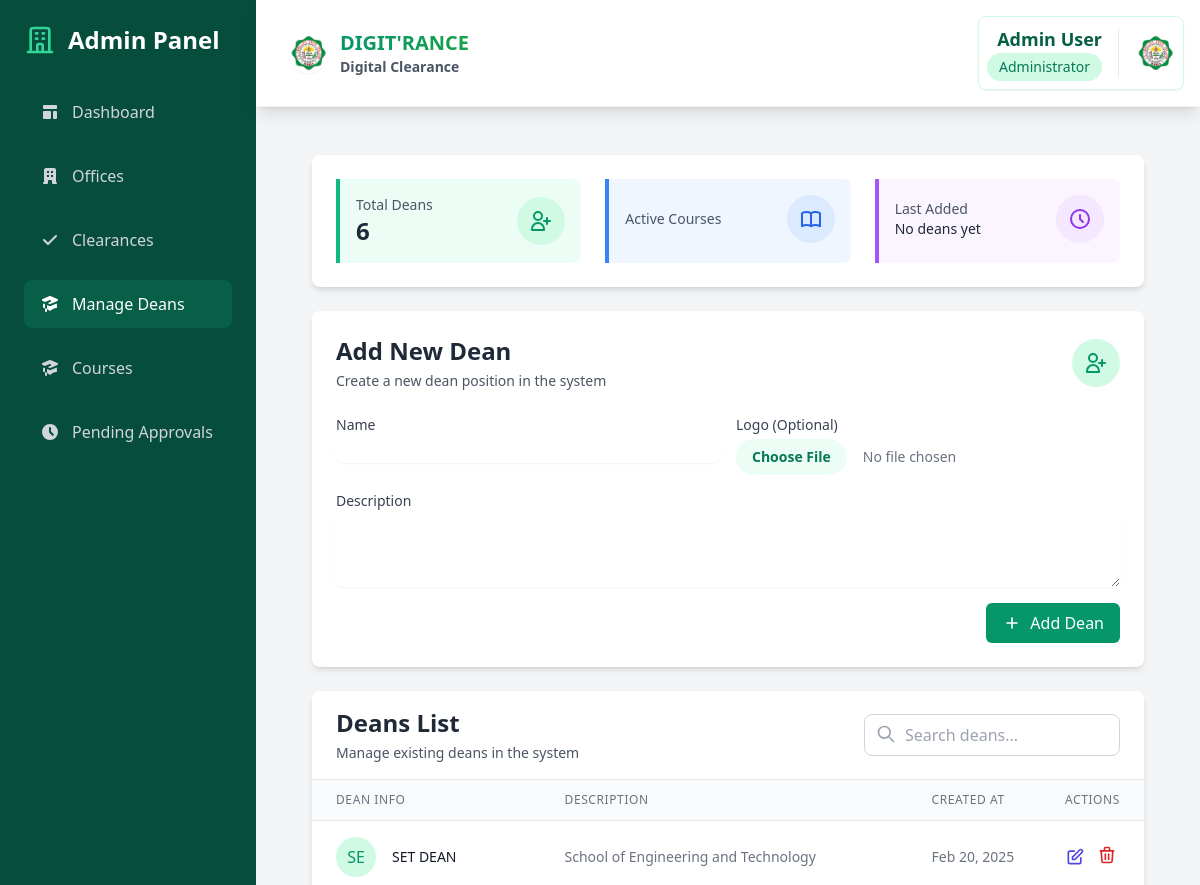
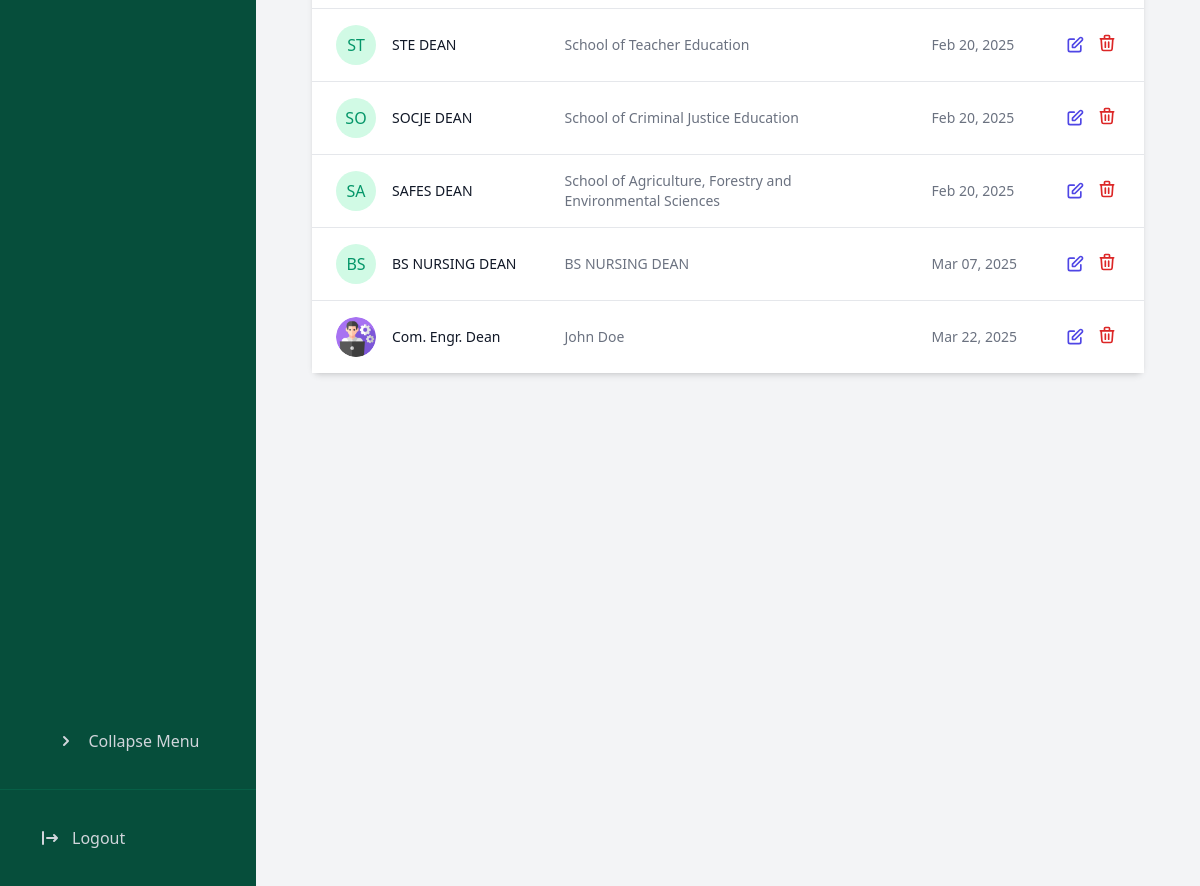
/dashboard/admin/deans/ (signed in), run on the app's committed database (2 pictures, top to bottom).
### core/models.py (models this page shows, shortened)
class UserProfile(models.Model):
    user = models.OneToOneField(User, on_delete=models.CASCADE)
    profile_picture = models.ImageField(upload_to='admin_profiles/', null=True, blank=True)
    def get_profile_picture_url(self):
        return self.profile_picture.url if self.profile_picture else static('img/default-profile.png')

class Dean(models.Model):
    name = models.CharField(max_length=100, unique=True)
    logo = models.ImageField(upload_to='dean_logos/', blank=True, null=True)
    description = models.TextField(blank=True, null=True)
    created_at = models.DateTimeField(auto_now_add=True)

### core/views.py (the view, shortened to what this page needs)
# urls.py: path('dashboard/admin/deans/', views.admin_deans, name='admin_deans'),
@login_required
@user_passes_test(lambda u: u.is_superuser)
def admin_deans(request):
    return render(request, 'admin/deans.html', {'deans': Dean.objects.all()})

### templates/admin/deans.html (shortened to what this page needs)
{% extends 'admin/base_admin.html' %}
{% block admin_content %}
<div class="space-y-6">
    <div class="bg-white rounded-lg shadow-md p-6">
        <div class="grid grid-cols-1 md:grid-cols-3 gap-6">
            <div class="border-l-4 border-emerald-500 bg-emerald-50 p-4 rounded-r-lg">
                <div class="flex items-center justify-between">
                    <div>
                        <p class="text-sm text-gray-600">Total Deans</p>
                        <h3 class="text-2xl font-bold text-gray-800">{{ deans.count }}</h3>
                    </div>
                    <div class="p-3 bg-emerald-100 rounded-full">
                        <svg class="w-6 h-6 text-emerald-600" fill="none" stroke="currentColor" viewBox="0 0 24 24">
                            <path stroke-linecap="round" stroke-linejoin="round" stroke-width="2" d="M18 9v3m0 0v3m0-3h3m-3 0h-3m-2-5a4 4 0 11-8 0 4 4 0 018 0zM3 20a6 6 0 0112 0v1H3v-1z" />
                        </svg>
                    </div>
                </div>
            </div>
            <div class="border-l-4 border-blue-500 bg-blue-50 p-4 rounded-r-lg">
                <div class="flex items-center justify-between">
                    <div>
                        <p class="text-sm text-gray-600">Active Courses</p>
                    </div>
                    <div class="p-3 bg-blue-100 rounded-full">
                    </div>
                </div>
            </div>
            <div class="border-l-4 border-purple-500 bg-purple-50 p-4 rounded-r-lg">
                <div class="flex items-center justify-between">
                    <div>
                        <p class="text-sm text-gray-600">Last Added</p>
                        <h3 class="text-sm font-medium text-gray-800">{{ latest_dean.name|default:"No deans yet" }}</h3>
                    </div>
                    <div class="p-3 bg-purple-100 rounded-full">
                        <svg class="w-6 h-6 text-purple-600" fill="none" stroke="currentColor" viewBox="0 0 24 24">
                            <path stroke-linecap="round" stroke-linejoin="round" stroke-width="2" d="M12 8v4l3 3m6-3a9 9 0 11-18 0 9 9 0 0118 0z" />
                        </svg>
                    </div>
                </div>
            </div>
        </div>
    </div>
    <div class="bg-white rounded-lg shadow-md p-6 transform hover:shadow-lg transition-all duration-300">
        <div class="flex items-center justify-between mb-6">
            <div>
                <h2 class="text-2xl font-bold text-gray-800">Add New Dean</h2>
                <p class="text-sm text-gray-600 mt-1">Create a new dean position in the system</p>
            </div>
            <div class="p-3 bg-emerald-100 rounded-full">
                <svg class="w-6 h-6 text-emerald-600" fill="none" stroke="currentColor" viewBox="0 0 24 24">
                    <path stroke-linecap="round" stroke-linejoin="round" stroke-width="2" d="M18 9v3m0 0v3m0-3h3m-3 0h-3m-2-5a4 4 0 11-8 0 4 4 0 018 0zM3 20a6 6 0 0112 0v1H3v-1z" />
                </svg>
            </div>
        </div>
        <form method="POST" enctype="multipart/form-data" class="space-y-4">
            <div class="grid grid-cols-1 md:grid-cols-2 gap-4">
                <div>
                    <label for="name" class="block text-sm font-medium text-gray-700">Name</label>
                    <input type="text" name="name" id="name" required
                        class="mt-1 block w-full rounded-md border-gray-300 shadow-sm focus:border-emerald-500 focus:ring-emerald-500 transition-colors">
                </div>
                <div>
                    <label for="logo" class="block text-sm font-medium text-gray-700">Logo (Optional)</label>
                    <input type="file" name="logo" id="logo" accept="image/*"
                        class="mt-1 block w-full text-sm text-gray-500 file:mr-4 file:py-2 file:px-4 file:rounded-full file:border-0 file:text-sm file:font-semibold file:bg-emerald-50 file:text-emerald-700 hover:file:bg-emerald-100">
                </div>
                <div class="md:col-span-2">
                    <label for="description" class="block text-sm font-medium text-gray-700">Description</label>
                    <textarea name="description" id="description" rows="3"
                        class="mt-1 block w-full rounded-md border-gray-300 shadow-sm focus:border-emerald-500 focus:ring-emerald-500 transition-colors"></textarea>
                </div>
            </div>
            <div class="flex justify-end mt-6">
                <button type="submit"
                    class="inline-flex items-center px-4 py-2 bg-emerald-600 text-white rounded-md hover:bg-emerald-700 focus:outline-none focus:ring-2 focus:ring-offset-2 focus:ring-emerald-500 transition-colors">
                    <svg class="w-5 h-5 mr-2" fill="none" stroke="currentColor" viewBox="0 0 24 24">
                        <path stroke-linecap="round" stroke-linejoin="round" stroke-width="2" d="M12 6v6m0 0v6m0-6h6m-6 0H6" />
                    </svg>
                    Add Dean
                </button>
            </div>
        </form>
    </div>
    <div class="bg-white rounded-lg shadow-md">
        <div class="px-6 py-4 border-b border-gray-200">
            <div class="flex items-center justify-between">
                <div>
                    <h2 class="text-2xl font-bold text-gray-800">Deans List</h2>
                    <p class="text-sm text-gray-600 mt-1">Manage existing deans in the system</p>
                </div>
                <div class="relative">
                    <input type="text" id="searchDeans" placeholder="Search deans..."
                        class="w-64 pl-10 pr-4 py-2 border border-gray-300 rounded-lg focus:outline-none focus:ring-2 focus:ring-emerald-500">
                    <div class="absolute left-3 top-2.5 text-gray-400">
                        <svg class="w-5 h-5" fill="none" stroke="currentColor" viewBox="0 0 24 24">
                            <path stroke-linecap="round" stroke-linejoin="round" stroke-width="2" d="M21 21l-6-6m2-5a7 7 0 11-14 0 7 7 0 0114 0z" />
                        </svg>
                    </div>
                </div>
            </div>
        </div>
        <div class="overflow-x-auto">
            <table class="min-w-full divide-y divide-gray-200">
                <thead class="bg-gray-50">
                    <tr>
                        <th class="px-6 py-3 text-left text-xs font-medium text-gray-500 uppercase tracking-wider">Dean Info</th>
                        <th class="px-6 py-3 text-left text-xs font-medium text-gray-500 uppercase tracking-wider">Description</th>
                        <th class="px-6 py-3 text-left text-xs font-medium text-gray-500 uppercase tracking-wider">Created At</th>
                        <th class="px-6 py-3 text-left text-xs font-medium text-gray-500 uppercase tracking-wider">Actions</th>
                    </tr>
                </thead>
                <tbody class="bg-white divide-y divide-gray-200">
                    {% for dean in deans %}
                    <tr class="hover:bg-gray-50 transition-colors">
                        <td class="px-6 py-4 whitespace-nowrap">
                            <div class="flex items-center">
                                {% if dean.logo %}
                                <img src="{{ dean.logo.url }}" alt="{{ dean.name }}" class="h-10 w-10 rounded-full object-cover">
                                {% else %}
                                <div class="flex-shrink-0 h-10 w-10 bg-emerald-100 rounded-full flex items-center justify-center">
                                    <span class="text-emerald-600 font-medium">{{ dean.name|slice:":2" }}</span>
                                </div>
                                {% endif %}
                                <div class="ml-4">
                                    <div class="text-sm font-medium text-gray-900">{{ dean.name }}</div>
                                </div>
                            </div>
                        </td>
                        <td class="px-6 py-4">
                            <div class="text-sm text-gray-500">{{ dean.description|default:"-"|truncatechars:100 }}</div>
                        </td>
                        <td class="px-6 py-4 whitespace-nowrap text-sm text-gray-500">
                            {{ dean.created_at|date:"M d, Y" }}
                        </td>
                        <td class="px-6 py-4 whitespace-nowrap text-sm font-medium">
                            <div class="flex items-center space-x-3">
                                <button onclick="editDean('{{ dean.id }}')"
                                    class="text-indigo-600 hover:text-indigo-900 transition-colors">
                                    <svg class="w-5 h-5" fill="none" stroke="currentColor" viewBox="0 0 24 24">
                                        <path stroke-linecap="round" stroke-linejoin="round" stroke-width="2" d="M11 5H6a2 2 0 00-2 2v11a2 2 0 002 2h11a2 2 0 002-2v-5m-1.414-9.414a2 2 0 112.828 2.828L11.828 15H9v-2.828l8.586-8.586z" />
                                    </svg>
                                </button>
                                <form method="POST" class="inline">
                                    <button type="submit"
                                            class="text-red-600 hover:text-red-900 transition-colors"
                                            onclick="return confirm('Are you sure you want to delete this dean?')">
                                        <svg class="w-5 h-5" fill="none" stroke="currentColor" viewBox="0 0 24 24">
                                            <path stroke-linecap="round" stroke-linejoin="round" stroke-width="2" d="M19 7l-.867 12.142A2 2 0 0116.138 21H7.862a2 2 0 01-1.995-1.858L5 7m5 4v6m4-6v6m1-10V4a1 1 0 00-1-1h-4a1 1 0 00-1 1v3M4 7h16" />
                                        </svg>
                                    </button>
                                </form>
                            </div>
                        </td>
                    </tr>
                    {% empty %}
                    <tr>
                        <td colspan="4" class="px-6 py-4 text-center text-gray-500">
                            No deans found in the system
                        </td>
                    </tr>
                    {% endfor %}
                </tbody>
            </table>
        </div>
    </div>
</div>
{% endblock %}

### templates/components/navbar.html (shortened to what this page needs)
{% load static %}
<header class="bg-white shadow-lg p-4 flex justify-between items-center border-b border-gray-100 sticky top-0 z-50">
    <div class="flex items-center">
        <h1 class="text-xl font-bold flex items-center ml-4 text-gray-800">
            <a href="{% url 'home' %}" class="flex items-center group">
                <img src="{% static 'img/permit_logo.png' %}" alt="JHCSC Logo" class="h-10 w-10 mr-3 rounded-full shadow-sm">
                <div class="flex flex-col">
                    <span class="text-gradient bg-clip-text text-transparent bg-gradient-to-r from-emerald-600 to-green-600 group-hover:from-emerald-700 group-hover:to-green-700 transition-all">
                    </span>
                    <span class="text-sm text-gray-600">Digital Clearance</span>
                </div>
            </a>
        </h1>    </div>
    <div class="flex items-center">
        {% if user.is_authenticated %}
            <div class="bg-white rounded-lg shadow-sm border border-emerald-100 hover:shadow-md transition-all duration-200">
                <div class="flex items-center space-x-4 p-2">
                    <div class="flex flex-col items-end">
                        <span class="font-semibold text-lg text-emerald-800">
                            {% if user.programchair %}
                                {{ user.programchair.user.get_full_name }}
                            {% elif user.student %}
                                {{ user.student.user.get_full_name }}
                            {% elif user.staff %}
                                {{ user.staff.user.get_full_name }}
                            {% elif user.is_superuser %}
                                {{ user.get_full_name }}
                            {% else %}
                                {{ user.get_full_name }}
                            {% endif %}
                        </span>
                        <span class="text-sm px-3 py-1 bg-emerald-100 text-emerald-700 rounded-full font-medium">
                            {% if user.programchair %}
                                Program Chair
                            {% elif user.student %}
                                Student
                            {% elif user.staff %}
                                {{ user.staff.office.name }} Staff
                            {% elif user.is_superuser %}
                                Administrator
                            {% endif %}
                        </span>
                    </div>
                    <div class="relative group">
                        {% if user.student %}
                            <img src="{{ user.student.get_profile_picture_url }}"
                                 alt="Profile"
                                 class="w-10 h-10 rounded-full object-cover">
                        {% elif user.programchair %}
                            <img src="{{ user.programchair.get_profile_picture_url }}"
                                 alt="Profile"
                                 class="w-10 h-10 rounded-full object-cover">
                        {% elif user.staff %}
                            <img src="{{ user.staff.get_profile_picture_url }}"
                                 alt="Profile"
                                 class="w-10 h-10 rounded-full object-cover">
                        {% elif user.is_superuser %}
                            {% if user.userprofile %}
                                <img src="{{ user.userprofile.get_profile_picture_url }}"
                                     alt="Profile"
                                     class="w-10 h-10 rounded-full object-cover">
                            {% else %}
                                <img src="{% static 'img/default-profile.png' %}"
                                     alt="Profile"
                                     class="w-10 h-10 rounded-full object-cover">
                            {% endif %}
                        {% endif %}
                    </div>
                </div>
            </div>
        {% endif %}
    </div>
</header>

### templates/components/navbar.html (style rules this page uses)
.text-gradient { background-size: 100%; -webkit-background-clip: text; -moz-background-clip: text; -webkit-text-fill-color: transparent; -moz-text-fill-color: transparent; }

### data on the page
Dean: name "SE", name "SET DEAN", description "School of Engineering and Technology", created_at "Feb 20, 2025"
Dean: name "ST", name "STE DEAN", description "School of Teacher Education", created_at "Feb 20, 2025"
Dean: name "SO", name "SOCJE DEAN", description "School of Criminal Justice Education", created_at "Feb 20, 2025"
Dean: name "SA", name "SAFES DEAN", description "School of Agriculture, Forestry and Environmental Sciences", created_at "Feb 20, 2025"
Dean: name "BS", name "BS NURSING DEAN", description "BS NURSING DEAN", created_at "Mar 07, 2025"
Dean: logo (picture), name "Com. Engr. Dean", description "John Doe", created_at "Mar 22, 2025"

### other printed values
{{ user.get_full_name }} "Admin User"
{{ deans.count }} "6"
{{ latest_dean.name|default:"No deans yet" }} "No deans yet"
